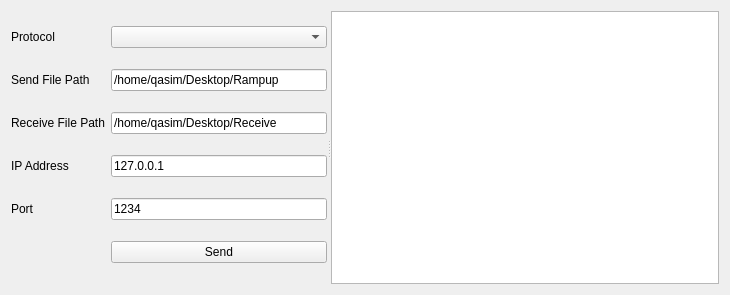
<?xml version="1.0" encoding="UTF-8"?>
<ui version="4.0">
 <class>SocketAppQmake</class>
 <widget class="QWidget" name="SocketAppQmake">
  <property name="geometry">
   <rect>
    <x>0</x>
    <y>0</y>
    <width>730</width>
    <height>295</height>
   </rect>
  </property>
  <property name="windowTitle">
   <string>SocketApp</string>
  </property>
  <layout class="QHBoxLayout" name="horizontalLayout">
   <item>
    <widget class="QSplitter" name="splitter">
     <property name="orientation">
      <enum>Qt::Horizontal</enum>
     </property>
     <widget class="QWidget" name="layoutWidget">
      <layout class="QGridLayout" name="gridLayout">
       <item row="0" column="0">
        <widget class="QLabel" name="lbl_protocol">
         <property name="text">
          <string>Protocol</string>
         </property>
        </widget>
       </item>
       <item row="0" column="1">
        <widget class="QComboBox" name="cb_protocol"/>
       </item>
       <item row="1" column="0">
        <widget class="QLabel" name="lbl_sendfile">
         <property name="text">
          <string>Send File Path</string>
         </property>
        </widget>
       </item>
       <item row="1" column="1">
        <widget class="QLineEdit" name="le_sendfile">
         <property name="text">
          <string>/home/qasim/Desktop/Rampup</string>
         </property>
        </widget>
       </item>
       <item row="2" column="0">
        <widget class="QLabel" name="lbl_receivefile">
         <property name="text">
          <string>Receive File Path</string>
         </property>
        </widget>
       </item>
       <item row="2" column="1">
        <widget class="QLineEdit" name="le_receivepath">
         <property name="text">
          <string>/home/qasim/Desktop/Receive</string>
         </property>
        </widget>
       </item>
       <item row="3" column="0">
        <widget class="QLabel" name="lbl_ip">
         <property name="text">
          <string>IP Address</string>
         </property>
        </widget>
       </item>
       <item row="3" column="1">
        <widget class="QLineEdit" name="le_ip">
         <property name="text">
          <string>127.0.0.1</string>
         </property>
        </widget>
       </item>
       <item row="4" column="0">
        <widget class="QLabel" name="lbl_port">
         <property name="text">
          <string>Port</string>
         </property>
        </widget>
       </item>
       <item row="4" column="1">
        <widget class="QLineEdit" name="le_port">
         <property name="text">
          <string>1234</string>
         </property>
        </widget>
       </item>
       <item row="5" column="1">
        <widget class="QPushButton" name="pb_send">
         <property name="text">
          <string>Send</string>
         </property>
        </widget>
       </item>
      </layout>
     </widget>
     <widget class="QPlainTextEdit" name="te_status"/>
    </widget>
   </item>
  </layout>
 </widget>
 <resources/>
 <connections/>
</ui>
